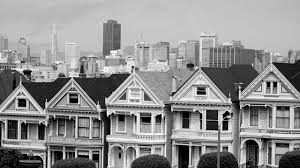
#> input picture SanFrancisco.jpg, 300 x 168 px
$ jupyter execute --allow-errors qs4.ipynb
#> lines starting #> are read from the running program, lines starting #| are printed output that depends on the picture
[cell 1]
from google.colab import files

uploaded = files.upload()
#> the answer given: SanFrancisco.jpg

[cell 2]
import cv2
import numpy as np
from matplotlib import pyplot as plt

img = cv2.imread('SanFrancisco.jpg',0)
#> img is the input picture: shape (168, 300); min 0, max 255, mean 143.8
f = np.fft.fft2(img)
fshift = np.fft.fftshift(f)
magnitude_spectrum = 20*np.log(np.abs(fshift))
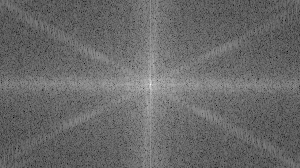
#> magnitude_spectrum: shape (168, 300) float64; min 54.15, max 315.9, mean 162.4; drawn with min black and max white

plt.subplot(121),plt.imshow(img, cmap = 'gray')
plt.title('Input Image'), plt.xticks([]), plt.yticks([])
plt.subplot(122),plt.imshow(magnitude_spectrum, cmap = 'gray')
plt.title('Magnitude Spectrum'), plt.xticks([]), plt.yticks([])
plt.show()
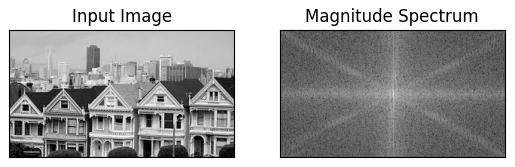
#> figure drawn by matplotlib, 2 panels

#> (a cell that did not finish here is left out)

[cell 4]
magnitude_spectrum = 20*np.log(np.abs(fshift))

[cell 5]
f = np.fft.fft2(img)
fshift = np.fft.fftshift(f)
fshift = np.fft.ifftshift(fshift)

[cell 6]
print(magnitude_spectrum)
#> (printed output is left out)

$ run again, with test.jpeg copied over SanFrancisco.jpg
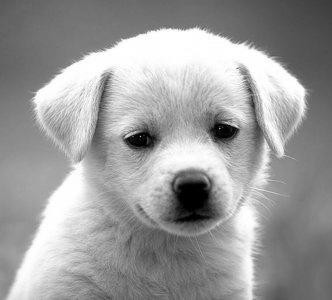
#> input picture test.jpeg, 332 x 300 px
#> img is the input picture: shape (300, 332); min 0, max 255, mean 155.7
#> `magnitude_spectrum = 20*np.log(np.abs(fshift))`:
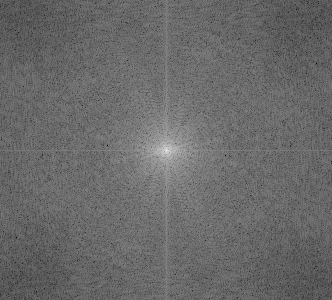
#> magnitude_spectrum: shape (300, 332) float64; min 21.41, max 331.1, mean 149.9; drawn with min black and max white
#> `plt.show()`:
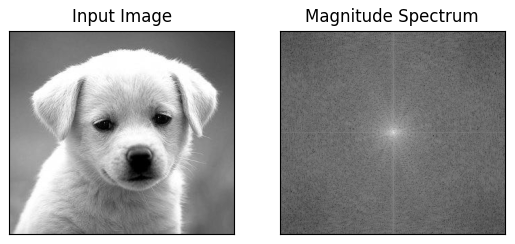
#> figure drawn by matplotlib, 2 panels
#> (printed output is left out)
